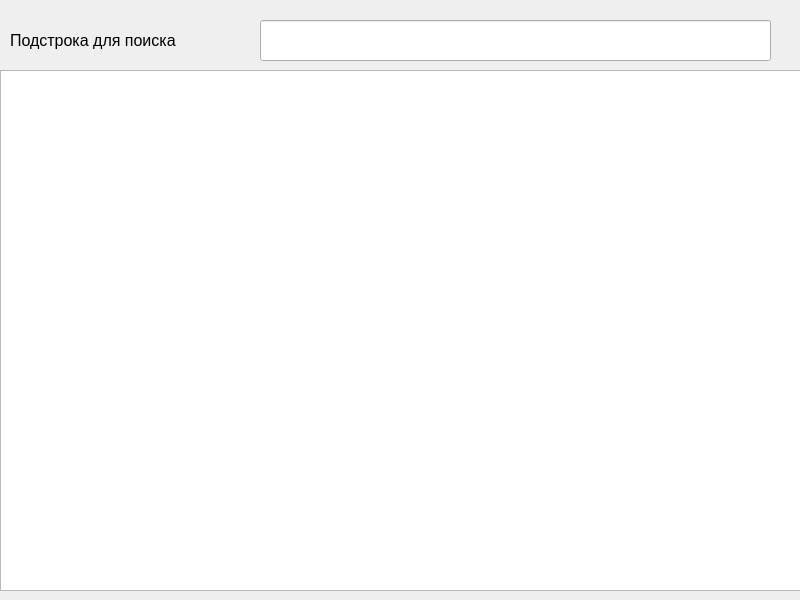
<?xml version="1.0" encoding="UTF-8"?>
<ui version="4.0">
 <class>MainWindow</class>
 <widget class="QMainWindow" name="MainWindow">
  <property name="geometry">
   <rect>
    <x>0</x>
    <y>0</y>
    <width>800</width>
    <height>600</height>
   </rect>
  </property>
  <property name="windowTitle">
   <string>Результат олимпиады: фильтрация</string>
  </property>
  <widget class="QWidget" name="centralwidget">
   <widget class="QTableWidget" name="resultTable">
    <property name="geometry">
     <rect>
      <x>0</x>
      <y>70</y>
      <width>801</width>
      <height>521</height>
     </rect>
    </property>
   </widget>
   <widget class="QLabel" name="label">
    <property name="geometry">
     <rect>
      <x>10</x>
      <y>20</y>
      <width>211</width>
      <height>41</height>
     </rect>
    </property>
    <property name="font">
     <font>
      <pointsize>12</pointsize>
     </font>
    </property>
    <property name="text">
     <string>Подстрока для поиска</string>
    </property>
   </widget>
   <widget class="QLineEdit" name="searchEdit">
    <property name="geometry">
     <rect>
      <x>260</x>
      <y>20</y>
      <width>511</width>
      <height>41</height>
     </rect>
    </property>
   </widget>
  </widget>
 </widget>
 <resources/>
 <connections/>
</ui>
